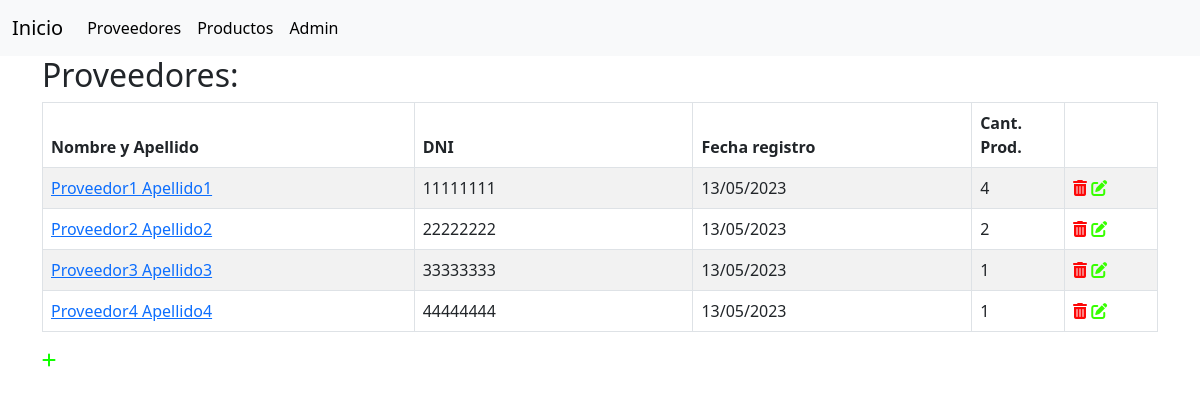
Before: /proveedor/all with the older database file.
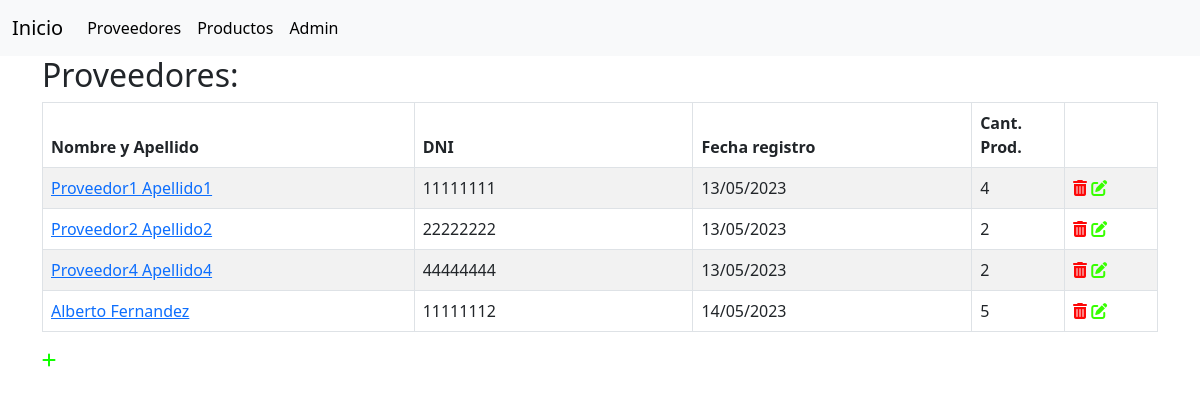
After: the same page with the newer database file.
### compra/models.py (models this page shows, shortened)
class Proveedor(models.Model):
    nombre = models.CharField(max_length=50)
    apellido = models.CharField(max_length=50)
    dni = models.IntegerField(unique=True)
    fecha_registro = models.DateTimeField(auto_now_add=True)
    fecha_modificacion = models.DateTimeField(auto_now_add=True)
    def nombre_completo(self):
        return f'{self.nombre} {self.apellido}'

### compra/views.py (the view)
# urls.py: path('proveedor/all', views.proveedores_view, name="proveedores"),
def proveedores_view(request):
    try:
        proveedores = Proveedor.objects.all()
        for p in proveedores:
            p.cant_p = Producto.objects.filter(proveedor=p).count()
    except Exception:
        proveedores = None
    return render(request, 'proveedores.html', {
        'proveedores': proveedores
    })

### compra/templates/proveedores.html (shortened to what this page needs)
{% extends 'base.html' %}
{% block 'content' %}
<h2> Proveedores: </h2>
<table class="table table-striped table-bordered table-responsive table-hover">
    <thead>
        <tr>
            <th>Nombre y Apellido</th>
            <th>DNI</th>
            <th>Fecha registro</th>
            <th>Cant. Prod.</th>
            <th></th>
        </tr>
    </thead>
    <tbody>
    {% for p in proveedores %}
        <tr>
            <td class="col-4"><a href="{% url 'productos-proveedor' p.id %}">{{ p.nombre_completo }}</a></td>
            <td class="col-3">{{ p.dni }}</td>
            <td class="col-3">{{ p.fecha_registro|date:'d/m/Y' }}</td>
            <td class="col-1">{{ p.cant_p }}</td>
            <td class="col-1">
                <a title ="Eliminar {{ p.nombre }}" href="{% url 'proveedor-delete' p.id %}" onclick="return confirm('¿Esta seguro que quiere eliminar el Proveedor?')"><i class="fa-solid fa-trash-can" style="color: #fd0808;"></i></a>
                <a title ="Modifica {{ p.nombre }}" href="{% url 'proveedor-update' p.id %}"><i class="fa-solid fa-pen-to-square" style="color: #37ff00;"></i></a>
            </td>
        </tr>
    {% endfor %}
    </tbody>
</table>
<a title ="Agrega Proveedor" href="{% url 'proveedor-create' %}" ><i class="fa-solid fa-plus" style="color: #11ff00;"></i></a>
{% endblock %}

Changed rows visible on the page:
removed Proveedor: nombre_completo "Proveedor3 Apellido3", dni "33333333", fecha_registro "13/05/2023", cant_p "1"
computed for Proveedor "Proveedor4 Apellido4": cant_p "1" → "2"
added Proveedor: nombre_completo "Alberto Fernandez", dni "11111112", fecha_registro "14/05/2023", cant_p "5"
